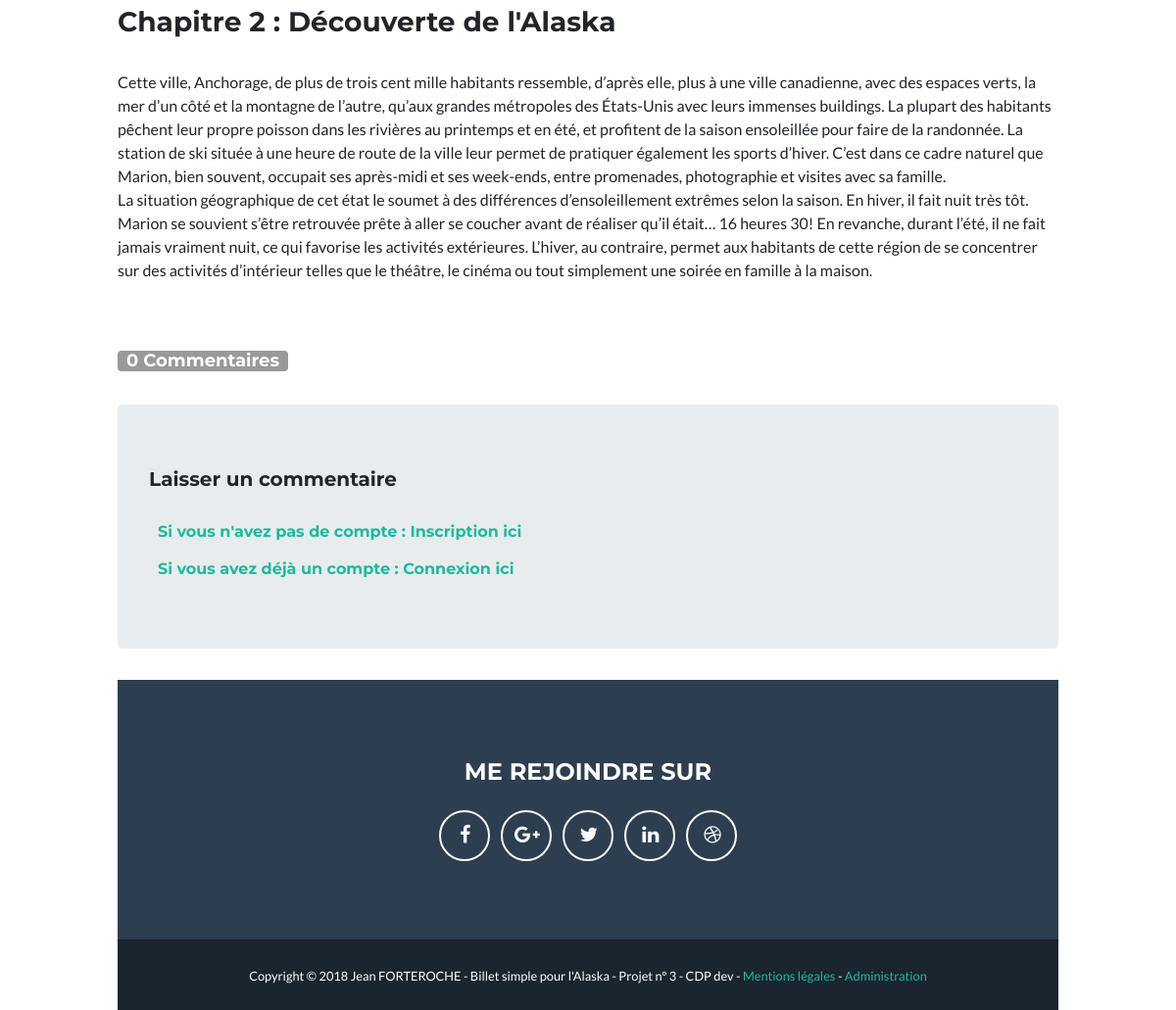
The app's page /index.php?action=chapter&id=2 (lower part), older data.
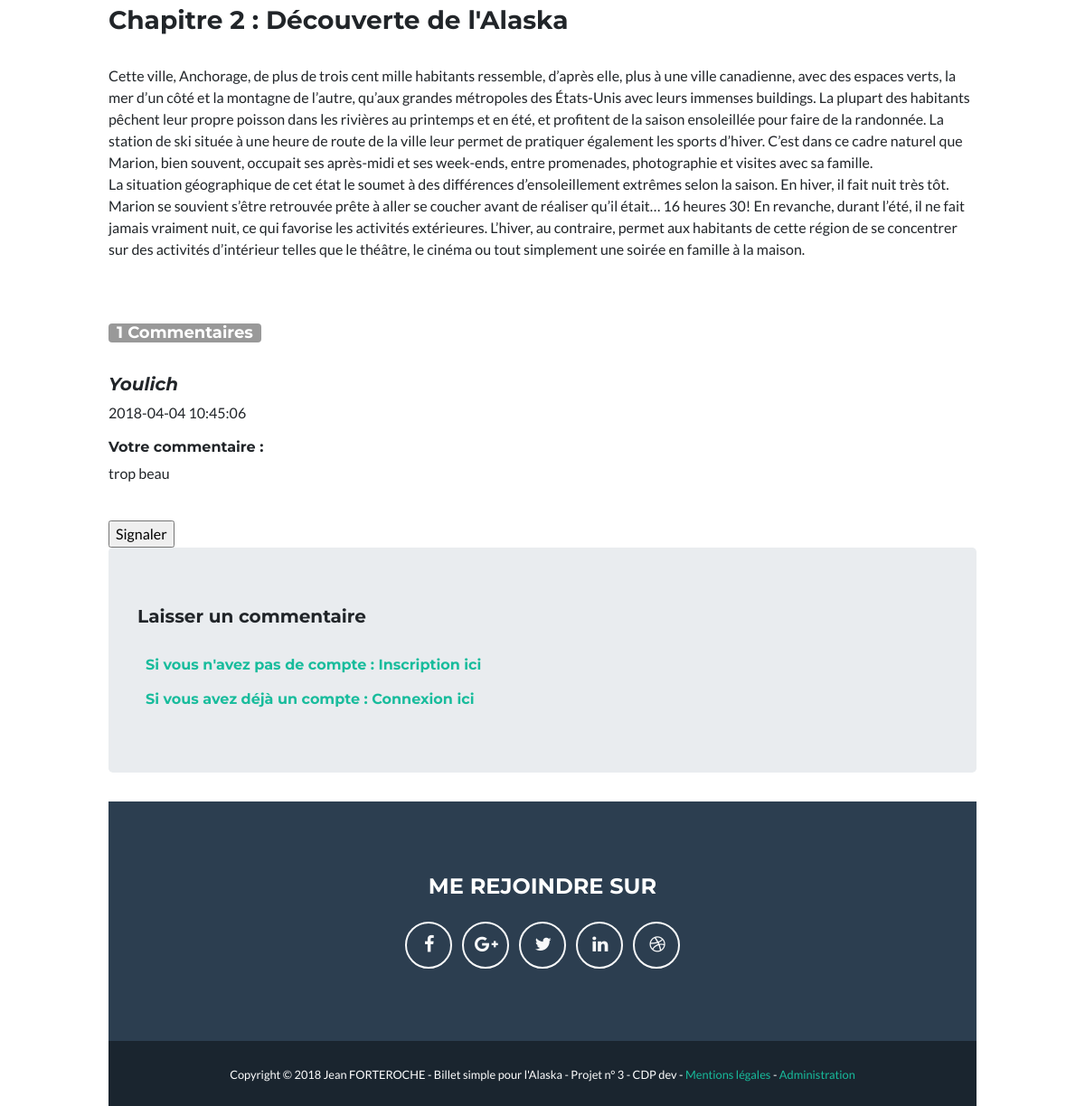
The same page, newer data.
### tables this page shows
CREATE TABLE IF NOT EXISTS `comments` (
  `id` int(11) NOT NULL AUTO_INCREMENT,
  `comment` text NOT NULL,
  `commentDate` datetime NOT NULL,
  `chapterId` int(11) NOT NULL,
  `membreId` int(11) NOT NULL,
  `membrePseudo` varchar(255) NOT NULL,
  `statut` enum('En attente','Valide','Refus','Alerte') NOT NULL,
  PRIMARY KEY (`id`)
);

### controler/Frontend.php (called while the page is built, shortened)
<?php
require_once('Autoload.php');
Class Frontend
{
    public function chapter ()
    {
        $postManager = new ChapterManager();
        $commentManager = new CommentManager();
        $chapter = $postManager->getChapter($_GET['id']);
        $comments = $commentManager->getCommentsChapter($_GET['id']);
        $nbComms = $commentManager->CountCommentsChapter($_GET['id']);
        require('view/frontend/ChapterView.php');
    }
}

### index.php (called while the page is built, shortened)
<?php
require_once("controler/Autoload.php");
$router = new \router\Router();
$router->diriger();

### model/CommentManager.php (called while the page is built, shortened)
<?php
class CommentManager extends DbConnect
{
    public function getCommentsChapter ($chapterId)
    {
        $comments = array();
        $db = $this->dbConnect();
        $req = $db->prepare('SELECT * FROM comments WHERE chapterId = ? ORDER BY commentDate DESC');
        $req->execute(array($chapterId));
        while ($data = $req->fetch()) {
            $comment = new Comment();
            $comment->hydrate($data);
            $comments[] = $comment;
        }
        return $comments;
    }
    public function CountCommentsChapter($chapterId)
    {
        $pdo = $this->dbConnect();
        $PDOStatement = $pdo->prepare('SELECT COUNT(*) as total FROM comments WHERE chapterId = ?');
        $PDOStatement->execute(array($chapterId));
        $data = $PDOStatement->fetch();
        return $count = $data['total'];
    }
}

### controler/Autoload.php (called while the page is built, shortened)
<?php
class Autoload
{
    static function chargerClass($class)
    {
        $file = str_replace('\\','/',$class);
        $file = ltrim($file,'/');
    }
}

### entity/Comment.php (called while the page is built, shortened)
<?php
class Comment
{
    private $comment;
    private $commentDate;
    private $membrePseudo;
    public function hydrate(array $donnees)
    {
        foreach ($donnees as $key => $value)
        {
            $method = 'set'.ucfirst($key);
        }
    }
    public function getComment ()
    {
        return $this->comment;
    }
    public function setComment ($comment)
    {
        $this->comment = $comment;
    }
    public function getCommentDate()
    {
        return $this->commentDate;
    }
    public function setCommentDate ($commentDate)
    {
        $this->commentDate = $commentDate;
    }
    public function getMembrePseudo()
    {
        return $this->membrePseudo;
    }
    public function setMembrePseudo ($membrePseudo)
    {
        $this->membrePseudo = $membrePseudo;
    }
}

### model/ChapterManager.php (called while the page is built, shortened)
<?php
class ChapterManager extends DbConnect
{
    public function getChapter ($chapterId)
    {
        $db = $this->dbConnect();
        $req = $db->prepare('SELECT id, title, resum, bookId, content, image,  DATE_FORMAT(chapterDate, \'%d/%m/%Y / %HH%imin\') AS chapterDatefr FROM chapters WHERE id = ?');
        $req->execute(array($chapterId));
        while ($data = $req->fetch()) {
            $chapterselect = new Chapter();
            $chapterselect->hydrate($data);
        }
        return $chapterselect;
    }
}

### entity/Chapter.php (called while the page is built, shortened)
<?php
class Chapter
{
    private $id;
    public function hydrate(array $donnees)
    {
        foreach ($donnees as $key => $value)
        {
            $method = 'set'.ucfirst($key);
        }
    }
    public function getId()
    {
        return $this->id;
    }
    public function setId($id)
    {
        $this->id = $id;
    }
}

### view/frontend/ChapterView.php (the view, shortened to what the changed rows need)
<div class="post">
    <br>
</div>
<br><br>
<h4 id="nbcomments" ><span class="badge"><?= $nbComms ?> Commentaires</span></h4>
<br/>
<?php foreach ($comments as $comment)
{ ?>
        <h5><em><?= htmlspecialchars($comment->getMembrePseudo()) ?></em></h5>
        <?php echo $comment->getCommentDate() ?>
        <br>
        <p><h6>Votre commentaire : </h6><?= nl2br(htmlspecialchars($comment->getComment())) ?></p>
        <br/>
    <a href="index.php?action=signaled&amp;id=<?php echo $chapter->getId() ?>"><input type="button" value="Signaler"></a>
    <?php
} ?>
<div class="jumbotron">
    <br>
<?php require('templateBlog.php'); ?>

Row changes from the older to the newer data that the page shows:
added comments: membrePseudo "Youlich", commentDate "2018-04-04 10:45:06", comment "trop beau"
Text that changed along with them:
$nbComms: "0" → "1"
